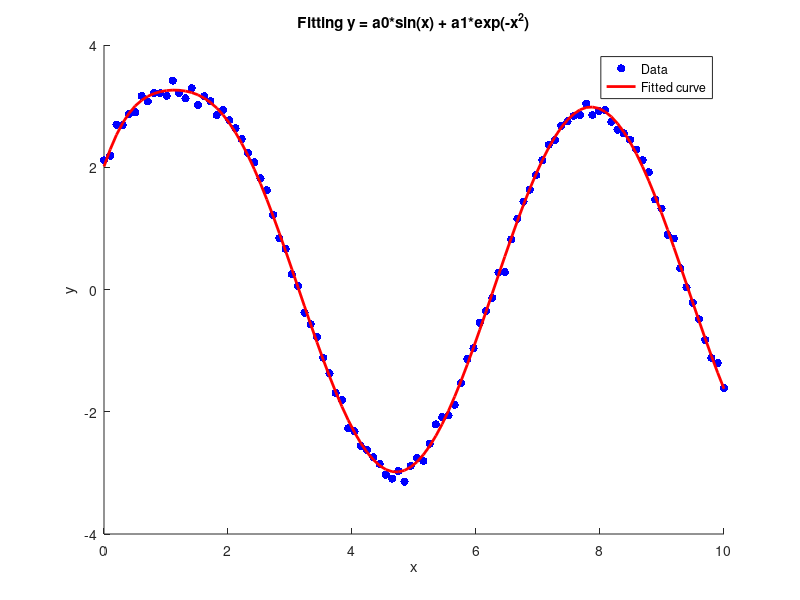

The MATLAB script that drew this image:
clc; clear;

%% input
x = linspace(0, 10, 100);
y = 3 * sin(x) + 2 * exp(-x.^2) + randn(size(x)) * 0.1; 

%% regression

X = [sin(x') exp(-x'.^2)];
coeffs = (X' * X) \ (X' * y');
a0 = coeffs(1);
a1 = coeffs(2);
y_fit = a0 * sin(x) + a1 * exp(-x.^2);


%% plot data and fitted curve
figure;
scatter(x, y, 'b', 'filled');
hold on;
plot(x, y_fit, 'r-', 'LineWidth', 2);
xlabel('x');
ylabel('y');
legend('Data', 'Fitted curve');
title('Fitting y = a0*sin(x) + a1*exp(-x^2)');
hold off;

